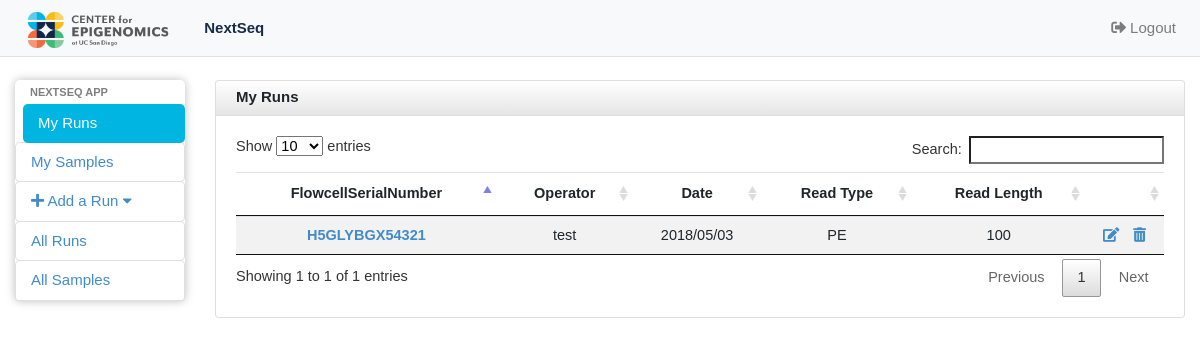
Screenshot of /nextseq_app/ (signed in) with the database file from the repository.
### nextseq_app/models.py (models this page shows, shortened)
class RunInfo(models.Model):
	Flowcell_ID  = models.CharField(max_length=200,unique=True, help_text='Please enter the FlowcellSerialNumber, like H5GLYBGX5')
	operator = models.ForeignKey(User, on_delete=models.CASCADE)
	date = models.DateField('I did this run on...',help_text='If the datepicker is not working, please enter in this form: yyyy-mm-dd, like 2018-04-03',blank=True,null=True)
	read_type_choice = (('SE','Single-end'),('PE','Paired-end'))
	read_type = models.CharField(max_length=2,choices=read_type_choice)
	read_length = models.CharField(max_length=50)
	class Meta:
		ordering = ['-date']

### nextseq_app/views.py (the view)
# urls.py: path('', views.IndexView,name='index'),
@login_required
def IndexView(request):
	RunInfo_list = RunInfo.objects.filter(operator=request.user)
	return render(request, 'nextseq_app/index.html', {'RunInfo_list': RunInfo_list})

### nextseq_app/templates/nextseq_app/index.html (shortened to what this page needs)
{% extends 'nextseq_app/base.html' %}
{% block body %}
{% load static %}
<div id="wrapper">
  <nav class="navbar navbar-expand-lg navbar-default navbar-light bg-light fixed-top borderline">
    <a class="navbar-brand" href="#"><img alt="Charisma Logo" src="{% static 'nextseq_app/images/CFE_Brandmark-01.png' %}" class="crop" margin="-200px 0 -200px 0" width=auto height=50 /></a>
    <div class="collapse navbar-collapse" id="navbarNavDropdown">
      <ul class="navbar-nav">
        <li class="nav-item">
          <a class="nav-link active" href="{% url 'nextseq_app:index' %}"> NextSeq <span class="sr-only">(current)</span></a>
        </li>
      </ul>
      <ul class="navbar-nav ml-auto">
        <li class="nav-item">
          <a class="nav-link" href="{% url 'nextseq_app:logout' %}"><i class="fas fa-sign-out-alt"></i> Logout</a>
        </li>
      </ul>
    </div>
  </nav>
  <div class="container-fluid">
    <div class="row">
      <div id="sidebar" class="col-sm-2 col-md-2 col-lg-2" role="navigation">
        <div class="list-group">
          <li class="sidebar-header">Nextseq App</li>
          <a href="{% url 'nextseq_app:index' %}" class="list-group-item list-group-item-action-custom active">My Runs</a>
          <a href="{% url 'nextseq_app:usersamples' %}" class="list-group-item list-group-item-action-custom" >My Samples</a>
          <a href="#addrun" class="list-group-item list-group-item-action-custom" data-toggle="collapse" ><i class="fas fa-plus"></i> Add a Run <i class="fa fa-caret-down"></i></a>
          <a href="{% url 'nextseq_app:home' %}" class="list-group-item list-group-item-action-custom">All Runs</a>
          <a href="{% url 'nextseq_app:allsamples' %}" class="list-group-item list-group-item-action-custom" >All Samples</a>
        </div>
      </div>
      <div id="content" class="col-sm-10 col-md-10 col-lg-10">
        <div class="card">
          <div class="card-header fortable">
            My Runs
          </div>
          <div class="card-body">
            <table id="myTable" class="table table-striped table-sm text-center">
              <thead>
                <tr>
                  <th scope="col">FlowcellSerialNumber</th>
                  <th scope="col">Operator</th>
                  <th scope="col">Date</th>
                  <th scope="col">Read Type</th>
                  <th scope="col">Read Length</th>
                  <th scope="col"></th>
                </tr>
              </thead>
              <tbody>
                {% for Run in RunInfo_list %}
                <tr>
                <td><a href="{% url 'nextseq_app:rundetail' Run.pk %}"> {{ Run.Flowcell_ID }} </a></td>
                  <td>{{ Run.operator }}</td>
                  <td>{{ Run.date|date:"Y/m/d" }}</td>
                  <td>{{ Run.read_type }}</td>
                  <td>{{ Run.read_length }}</td>
                  <td>
                    <a class="spacing" href="{% url 'nextseq_app:run_update' username=user.username run_pk=Run.id %}"><i class="fas fa-edit"></i></a>
                    <a onclick="return confirm('Are you sure you want to delete {{ Run.Flowcell_ID }} ?');" href="{% url 'nextseq_app:run_delete2' Run.id %}"><i class="fas fa-trash-alt"></i></a>
                </td>
                </tr>
                {% empty %}
                <li>No Runs yet.</li>
                {% endfor %}
              </tbody>
            </table>
          </div>
        </div>
      </div>
    </div>
  </div>
</div>
{% endblock %}

### nextseq_app/static/nextseq_app/css/style.css (style rules this page uses)
.navbar-default { border-bottom: 1px solid #dee2e6 !important; }
.borderline { border-bottom: "3px solid"; }
.crop { width: auto; height: 60px; margin: -20px 0 -20px 0; }
.nav-link.active { color: #182B49 !important; font-weight:bold !important; }
body { padding-top: 80px; background-color: #ffffff; font-size: 15px; font-family:"Mr Eaves Modern",Arial,sans-serif; }
table a { color: #428bca; font-weight:bold; }
a.spacing { letter-spacing: 10px; }
#sidebar { border-radius: 5px; }
.card-body { padding: 50px 0px, ; font-size:14.5px; }
.sidebar-header { display: block; padding: 3px 15px; font-size: 11px; font-weight: bold; line-height: 18px; color: rgba(0, 0, 0, .5); text-shadow: 0 1px 0 rgba(255, 255, 255, 0.5); text-transform: uppercase; }
.list-group-item-action-custom { color: #428bca; background-color: white; -webkit-transition: .3s; -moz-transition: .3s; -ms-transition: .3s; -o-transition: .3s; transition: .3s; }
.list-group-item-action-custom.active { color: white; background-color: #00B5E2 ; margin-left: 8px; border-style: hidden; }
.list-group-item { border-radius: 5px; padding:8px 10px 8px 15px; }
.list-group { min-height: 0; box-shadow: 0 0 10px #BDBDBD; border-radius: 5px; border-bottom: 10px; margin-bottom: 0; padding-bottom: 0; max-height: none; padding:0px 0px 0px 0px; }
.card-header.fortable { border: none; padding-top: 5px; border-bottom: 1px solid #DEDEDE; border-radius: 3px 3px 0 0; -webkit-border-radius: 3px 3px 0 0; -moz-border-radius: 3px 3px 0 0; height: 35px; min-height: 35px !important; margin-bottom: 0; font-weight: bold; background: -moz-linear-gradient(top, rgba(255, 255, 255, 0) 0%, rgba(0, 0, 0, 0.1) 100%); background: -webkit-gradient(linear, left top, left bottom, color-stop(0%, rgba(255, 255, 255, 0)), color-stop(100%, rgba(0, 0, 0, 0.1))); background: -webkit-linear-gradient(top, rgba(255, 255, 255, 0) 0%, rgba(0, 0, 0, 0.1) 100%); background: -o-linear-gradient(top, rgba(255, 255, 255, 0) 0%, rgba(0, 0, 0, 0.1) 100%); background: -ms-linear-gradient(top, rgba(255, 255, 255, 0) 0%, rgba(0, 0, 0, 0.1) 100%); background: linear-gradient(to bottom, rgba(255, 255, 255, 0) 0%, rgba(0, 0, 0, 0.1) 100%); filter: progid:DXImageTransform.Microsoft.gradient(startColorstr='#00ffffff', endColorstr='#1a000000', GradientType=0); }

### rows the page displays
RunInfo: Flowcell_ID "H5GLYBGX54321", operator "test", date "2018/05/03", read_type "PE", read_length "100"
